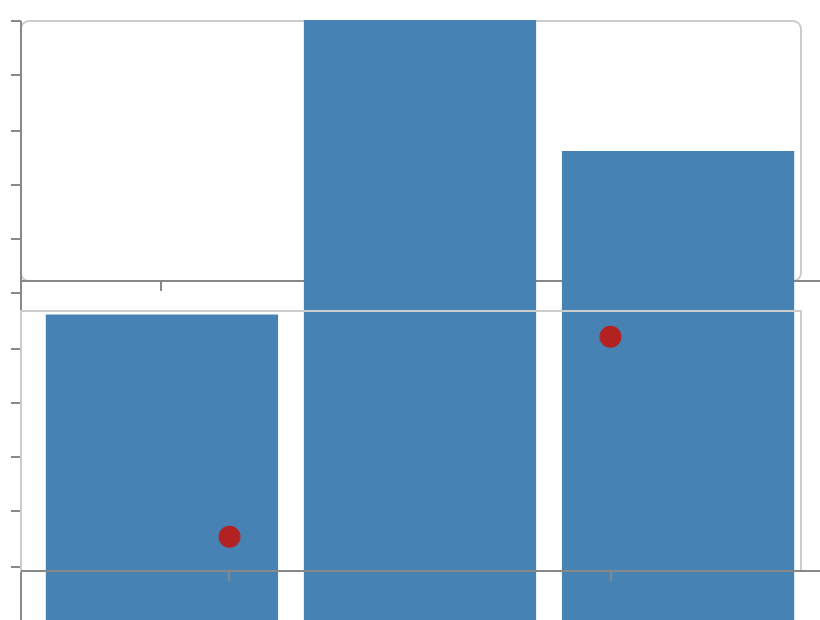

The specification (Vega-Lite) saved for this image:
### Vega specification from a JSON file in a GitHub repository (floating-point values rounded to 4 significant figures)
{"$schema": "https://vega.github.io/schema/vega/v6.json", "width": 400, "height": 300, "padding": 5, "autosize": "none", "signals": [{"name": "groupW", "update": "width - 10"}], "data": [{"name": "table", "values": [{"a": "A", "b": 28}, {"a": "B", "b": 55}, {"a": "C", "b": 43}]}, {"name": "sub", "source": "table", "transform": [{"type": "filter", "expr": "datum.b < 50"}]}], "marks": [{"type": "group", "encode": {"update": {"x": {"value": 5}, "y": {"value": 5}, "width": {"signal": "groupW"}, "height": {"value": 130}, "stroke": {"value": "#ccc"}, "cornerRadius": {"value": 4}}}, "scales": [{"name": "xs", "type": "band", "domain": {"data": "table", "field": "a"}, "range": "width", "padding": 0.1}, {"name": "ys", "type": "linear", "domain": {"data": "table", "field": "b"}, "nice": true, "range": "height"}], "axes": [{"orient": "bottom", "scale": "xs", "labels": false}, {"orient": "left", "scale": "ys", "labels": false}], "marks": [{"type": "rect", "from": {"data": "table"}, "encode": {"update": {"x": {"scale": "xs", "field": "a"}, "width": {"scale": "xs", "band": 1}, "y": {"scale": "ys", "field": "b"}, "y2": {"scale": "ys", "value": 0}, "fill": {"value": "steelblue"}}}}]}, {"type": "group", "encode": {"update": {"x": {"value": 5}, "y": {"value": 150}, "width": {"signal": "groupW"}, "height": {"value": 130}, "stroke": {"value": "#ccc"}}}, "scales": [{"name": "xs2", "type": "band", "domain": {"data": "sub", "field": "a"}, "range": "width", "padding": 0.1}, {"name": "ys2", "type": "linear", "domain": {"data": "sub", "field": "b"}, "nice": true, "range": "height"}], "axes": [{"orient": "bottom", "scale": "xs2", "labels": false}], "marks": [{"type": "symbol", "from": {"data": "sub"}, "encode": {"update": {"x": {"scale": "xs2", "field": "a", "band": 0.5}, "y": {"scale": "ys2", "field": "b"}, "size": {"value": 121}, "fill": {"value": "firebrick"}}}}]}]}
